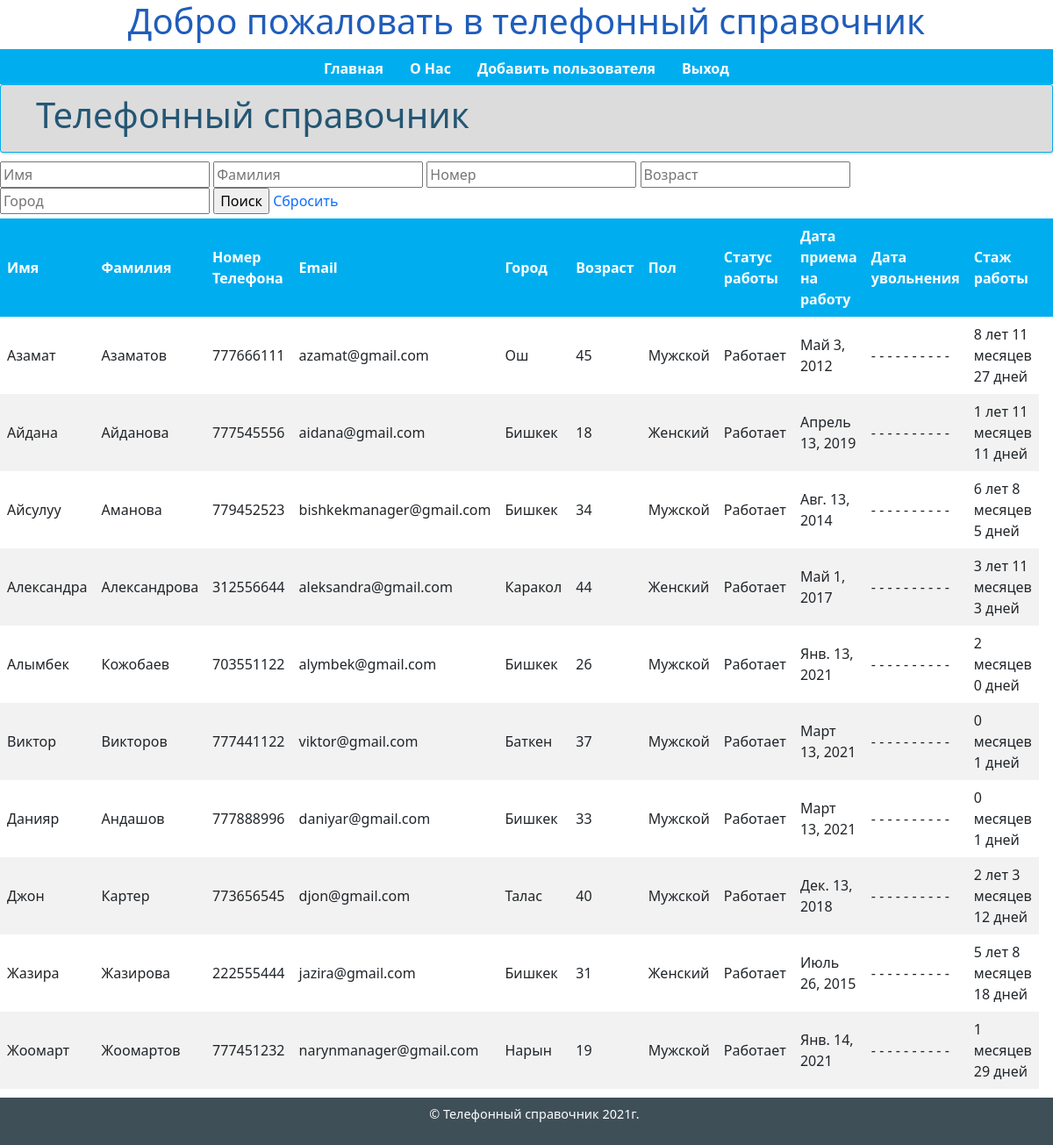
/main/ (signed in), run on the app's committed database.
### main/models.py (models this page shows, shortened)
class PhoneBook(models.Model):
    GENDER = (
        ('Мужской','Мужской'),
        ('Женский','Женский')
    )
    WORK_STATUS = (
        ('Работает','Работает'),
        ('Уволен','Уволен'),
        ('Отпуск','Отпуск'),
        ('Больничный','Больничный')
    )
    COUNTRIES = (
        ('Бишкек', 'Бишкек'),
        ('Ош', 'Ош'),
        ('Нарын', 'Нарын'),
        ('Каракол', 'Каракол'),
        ('Жалал-Абад', 'Жалал-Абад'),
        ('Баткен', 'Баткен'),
        ('Талас', 'Талас'),
    )
    owner = models.ForeignKey(
        User,
        on_delete=models.CASCADE,
        verbose_name='Владелец'
    )
    first_name = models.CharField(
        max_length=50,
        verbose_name='Имя'
    )
    last_name = models.CharField(
        max_length=50,
        verbose_name='Фамилия'
    )
    phone_number = models.DecimalField(
        max_digits=12,
        decimal_places=0,
        unique=True,
        verbose_name='Номер телефона'
    )
    email = models.EmailField(
        max_length= 60,
        unique=True
    )
    city = models.CharField(
        max_length=30,
        verbose_name='Город проживания',
        choices=COUNTRIES,
        default=COUNTRIES[0][1]
    )
    age = models.IntegerField(
        verbose_name='Возраст'
    )
    gender = models.CharField(
        max_length=25,
        verbose_name='Пол',
        choices=GENDER,
        default=GENDER[0:1]
    )
    work_status = models.CharField(
        max_length=25,
        verbose_name='Статус работы',
        choices=WORK_STATUS,
        default=WORK_STATUS[0:1]
    )
    employment_date = models.DateField(
        default=timezone.now,
        verbose_name='Дата приема на работу'
    )
    date_of_dismissal = models.DateField(
        verbose_name='Дата увольнения',
        blank=True,
        null=True
    )
    @property
    def count_experience(self):
        if self.date_of_dismissal:
            experience = self.date_of_dismissal - self.employment_date
        else:
            experience = dt.now().date() - self.employment_date
        years = int(experience.days // 365.25)
        month = int(experience.days // 30)
        days = int(experience.days)
        if month%12==0:
            month=0
        elif month%12!=0:
            month=month%12
        if days%30==0:
            days=0
        elif days%30!=0:
            days=days%30
        if years > 0:
            return f'{years} лет {month} месяцев {days} дней'
        else:
            return f'{month} месяцев {days} дней'
    class Meta:
        verbose_name_plural = 'Телефонная книга'
        verbose_name = 'Абонент'
        ordering = ('first_name',)

### main/views.py (the view)
# urls.py: path('main/', views.object_list, name='main'),
def object_list(request):
    query = request.GET.get('text1')
    query_1 = request.GET.get('text2')
    query_2 = request.GET.get('text3')
    query_3 = request.GET.get('text4')
    query_4 = request.GET.get('text5')
    requester = request.user
    if request.user.role == 'ADM':
        object_list = PhoneBook.objects.all()
    elif request.user.role == 'MNG':
        object_list = PhoneBook.objects.filter(city=requester.country)
    else:
        object_list = PhoneBook.objects.filter(owner=requester)
    if query or query_1 or query_2 or query_3 or query_4:
        object_list = PhoneBook.objects.filter(
            Q(first_name__icontains=query), Q(last_name__icontains=query_1), Q(phone_number__icontains=query_2), Q(age__icontains=query_3), Q(city__icontains=query_4)).distinct()
    paginator = Paginator(object_list, 10)
    page = request.GET.get('page')
    try:
        data = paginator.page(page)
    except PageNotAnInteger:
        data = paginator.page(1)
    except EmptyPage:
        data = paginator.page(paginator.num_pages)
    context = {
        'data': data,
    }
    return render(request, "main/index.html", context)

### main/models.py (called while the page is built)
    @property
    def is_active(self):
        return self.active

### main/templates/main/index.html (shortened to what this page needs)
{% load static %}
<!DOCTYPE html>
<html>
<head>
    <link rel="stylesheet" href="{% static 'css/style.min.css'%}">
    <link rel="stylesheet" href="{% static 'css/agenda.css'%}">
    <link href="https://cdn.jsdelivr.net/npm/bootstrap@5.0.0-beta1/dist/css/bootstrap.min.css" rel="stylesheet"
>
</head>
<body>
    <h1 align="center" style="color:rgb(31, 93, 187)">Добро пожаловать в телефонный справочник</h1>
    <div id="layout" class="x-borders">
        <div id="top-menu">
            <div>
                <ul>
                    <li><a href="http://127.0.0.1:8000/main/" title="Добро пожаловать на главную">Главная</a></li>
                    <li><a href="https://beeline.kg/ru" title="О Нас">О Нас</a></li>
                    {% if user.role == 'ADM' %}
                    <li><a href="{% url 'create' %}" title="Добавить пользователя">Добавить пользователя</a></li>
                    {% endif %}
                    {% if not user.is_authenticated %}
                    <li><a href="{% url 'register' %}" title="Регистрация">Регистрация</a></li>
                    <li><a href="{% url 'login' %}" title="Вход">Вход</a></li>
                    {% else %}
                    <li><a href="{% url 'logout' %}" title="Выход">Выход</a></li>
                    {% endif %}
                </ul>
            </div>
        </div>
        <div id="content">
            <div id="breadcrumb">
                <h1>Телефонный справочник</h1>
            </div>
            <form class="add-form" action="" method="GET">
                <div style="padding-bottom: 5px">
                    {% if user.role == 'ADM' %}
                    <input type='text' name='text1' placeholder="Имя">
                    <input type='text' name='text2' placeholder="Фамилия">
                    <input type='text' name='text3' placeholder="Номер">
                    <input type='text' name='text4' placeholder="Возраст">
                    <input type='text' name='text5' placeholder="Город">
                    <input type='submit' value='Поиск'>
                    <a href="http://127.0.0.1:8000/main/" title="Сбросить">Сбросить</a>
                    {% endif %}
                </div>
                <table id="phone-book">
                    <thead>
                        <tr>
                            <th>Имя</th>
                            <th>Фамилия</th>
                            <th>Номер Телефона</th>
                            <th>Еmail</th>
                            <th>Город</th>
                            <th>Возраст</th>
                            <th>Пол</th>
                            <th>Статус работы</th>
                            <th>Дата приема на работу</th>
                            <th>Дата увольнения</th>
                            <th>Стаж работы</th>
                            <th></th>
                        </tr>
                    </thead>
                    <tfoot>
                        {% for object in data %}
                        <tr>
                            <td>{{ object.first_name }}</td>
                            <td>{{ object.last_name }}</td>
                            <td>{{ object.phone_number }}</td>
                            <td>{{ object.email }}</td>
                            <td>{{ object.city }}</td>
                            <td>{{ object.age }}</td>
                            <td>{{ object.gender }}</td>
                            <td>{{ object.work_status }}</td>
                            <td>{{ object.employment_date }}</td>
                            {% if object.date_of_dismissal %}
                                <td>{{ object.date_of_dismissal }}</td>
                            {% else %}
                                <td>- - - - - - - - - -</td>
                            {% endif %}
                            <td>{{ object.count_experience }}</td>
                        </tr>
                        {% endfor %}
                    </tfoot>
                </table>
            </form>
        </div>
    </div>
    {% if data.has_other_pages %}
    <ul class="pagination justify-content-center">
        {% if data.has_previous %}
        <li class="page-item active"><a class="page-link"
                href="?page={{ data.previous_page_number }}{% if request.GET.q %}&q={{ request.GET.q }}{% endif %}">Предыдущая</a>
        </li>
        {% else %}
        <li class="page-item"><a class="page-link" href="#!">Предыдущая</a></li>
        {% endif %}
        {% for num in data.paginator.page_range %}
        {% if data.number == num %}
        <li class="page-item"><a class="page-link" href="#!">{{ num }}</a></li>
        {% else %}
        <li class="page-item"><a class="page-link"
                href="?page={{ num }}{% if request.GET.q %}&q={{ request.GET.q }}{% endif %}">{{ num }}</a></li>
        {% endif %}
        {% endfor %}
        {% if data.has_next %}
        <li class="page-item"><a class="page-link"
                href="?page={{ data.next_page_number }}{% if request.GET.q %}&q={{ request.GET.q }}{% endif %}">Следующая</a>
        </li>
        {% else %}
        <li class="page-item active"><a class="page-link" href="#!">Следующая</a></li>
        {% endif %}
    </ul>
    {% endif %}
    <footer>
        <p>&copy; Телефонный справочник 2021г.</p>
    </footer>
</body>
</html>

### main/static/css/agenda.css (style rules this page uses)
table { border-collapse: collapse; width: 100%; }
th, td { text-align: left; padding: 8px; }
tr:nth-child(even) { background-color: #f2f2f2 }
th { background-color: #00aeef; color: white; }
.add-form { padding: 10px 0; }
.add-form a { text-decoration: none; }

### data on the page
PhoneBook: first_name "Азамат", last_name "Азаматов", phone_number "777666111", email "azamat@gmail.com", city "Ош", age "45", gender "Мужской", work_status "Работает", employment_date "Май 3, 2012", count_experience "8 лет 11 месяцев 27 дней"
PhoneBook: first_name "Айдана", last_name "Айданова", phone_number "777545556", email "aidana@gmail.com", city "Бишкек", age "18", gender "Женский", work_status "Работает", employment_date "Апрель 13, 2019", count_experience "1 лет 11 месяцев 11 дней"
PhoneBook: first_name "Айсулуу", last_name "Аманова", phone_number "779452523", email "bishkekmanager@gmail.com", city "Бишкек", age "34", gender "Мужской", work_status "Работает", employment_date "Авг. 13, 2014", count_experience "6 лет 8 месяцев 5 дней"
PhoneBook: first_name "Александра", last_name "Александрова", phone_number "312556644", email "aleksandra@gmail.com", city "Каракол", age "44", gender "Женский", work_status "Работает", employment_date "Май 1, 2017", count_experience "3 лет 11 месяцев 3 дней"
PhoneBook: first_name "Алымбек", last_name "Кожобаев", phone_number "703551122", email "alymbek@gmail.com", city "Бишкек", age "26", gender "Мужской", work_status "Работает", employment_date "Янв. 13, 2021", count_experience "2 месяцев 0 дней"
PhoneBook: first_name "Виктор", last_name "Викторов", phone_number "777441122", email "viktor@gmail.com", city "Баткен", age "37", gender "Мужской", work_status "Работает", employment_date "Март 13, 2021", count_experience "0 месяцев 1 дней"
PhoneBook: first_name "Данияр", last_name "Андашов", phone_number "777888996", email "daniyar@gmail.com", city "Бишкек", age "33", gender "Мужской", work_status "Работает", employment_date "Март 13, 2021", count_experience "0 месяцев 1 дней"
PhoneBook: first_name "Джон", last_name "Картер", phone_number "773656545", email "djon@gmail.com", city "Талас", age "40", gender "Мужской", work_status "Работает", employment_date "Дек. 13, 2018", count_experience "2 лет 3 месяцев 12 дней"
PhoneBook: first_name "Жазира", last_name "Жазирова", phone_number "222555444", email "jazira@gmail.com", city "Бишкек", age "31", gender "Женский", work_status "Работает", employment_date "Июль 26, 2015", count_experience "5 лет 8 месяцев 18 дней"
PhoneBook: first_name "Жоомарт", last_name "Жоомартов", phone_number "777451232", email "narynmanager@gmail.com", city "Нарын", age "19", gender "Мужской", work_status "Работает", employment_date "Янв. 14, 2021", count_experience "1 месяцев 29 дней"
